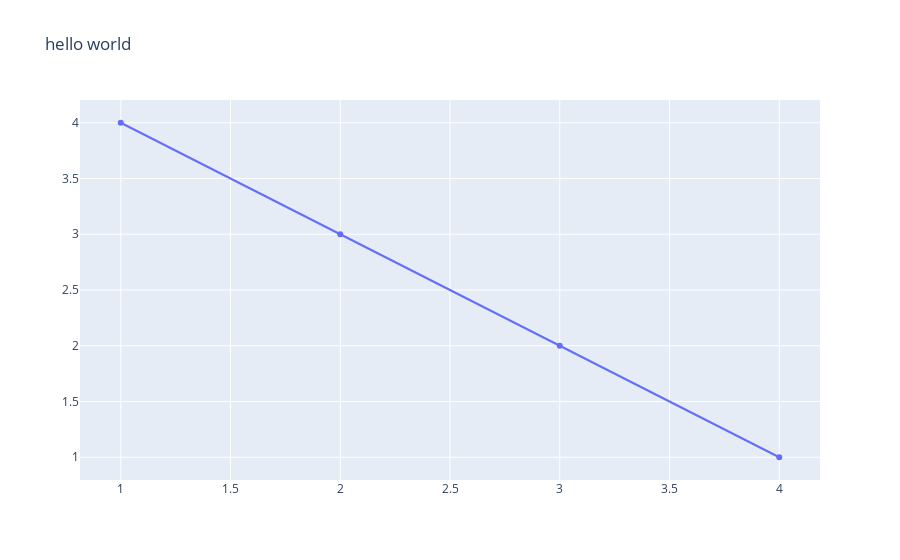

The code cell stored with this chart in its notebook:
### Code cell
import plotly
import plotly.graph_objs as go

plotly.offline.init_notebook_mode(connected=True)

p = plotly.offline.iplot({
    "data": [go.Scatter(x=[1, 2, 3, 4], y=[4, 3, 2, 1])],
    "layout": go.Layout(title="hello world"),
})
str(p)

### Figure 1 — Plotly figure (JSON) as saved in the notebook; plotly's stock layout.template omitted (floating-point values rounded to 4 significant figures)
{"data": [{"type": "scatter", "x": [1, 2, 3, 4], "y": [4, 3, 2, 1]}], "layout": {"autosize": true, "title": {"text": "hello world"}, "xaxis": {"autorange": true, "range": [0.8218, 4.178], "type": "linear"}, "yaxis": {"autorange": true, "range": [0.7803, 4.22], "type": "linear"}}}
